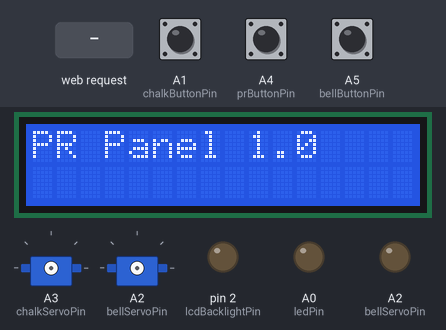
The sketch below on a simulated Arduino Uno, built with avr-gcc and run on an emulated ATmega328P. Shown: 16×2 character LCD, 2 × servo, output pins drawn as LEDs (lit = HIGH). The inputs (shaded band) are chosen by the test bench; at power-on: A1 (chalkButtonPin) LOW, A5 (bellButtonPin) LOW, A4 (prButtonPin) LOW. What the sketch prints to the serial monitor is not drawn.

Above: at 1.2 s.
1.3 s: A1 (chalkButtonPin) pulled HIGH for 0.15 s
At 1.9 s:
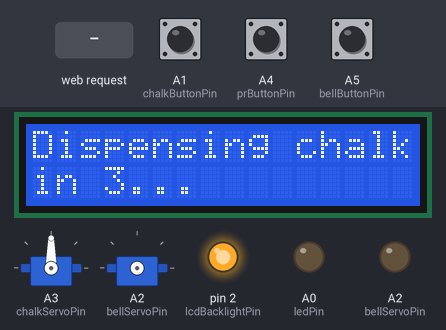
4.4 s: HTTP request GET /HELLO received
At 7.1 s:
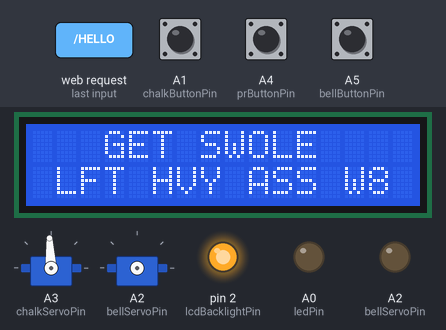
7.4 s: A5 (bellButtonPin) pulled HIGH for 3.2 s
At 10.6 s:
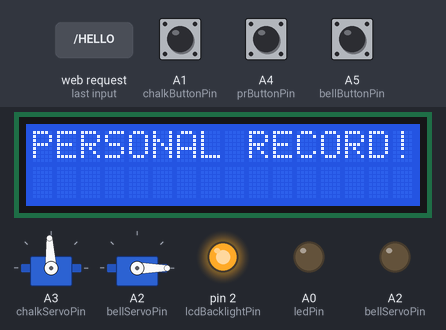
Timing chart, 0 to 21.7 s (numbered marks = the images above; inputs shaded):
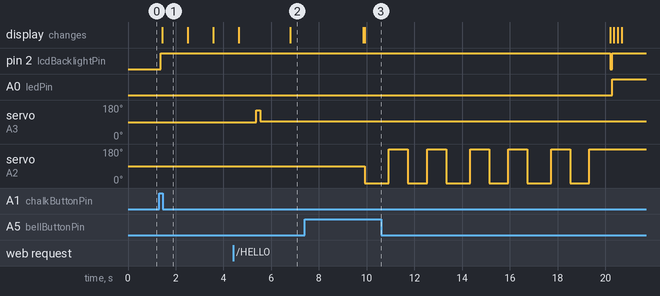

The sketch:

pr_panel.ino
```cpp
#include <Servo.h>
#include <LiquidCrystal.h>
#include <Ethernet.h>
#include <EthernetServer.h>
#include <SPI.h>
#include <String.h>

//
// Networking
//

byte mac[]     = { 0x90, 0xA2, 0xDA, 0x00, 0x73, 0xC1 };
byte ip[]      = { 192, 168, 3, 13 };
byte gateway[] = { 192, 168, 3, 1 };
byte subnet[]  = { 255, 255, 255, 240 };

// Strings & Constants
String lcd_default_str = "PR Panel 1.0";
String song;

//
// Pins
//
int lcdBacklightPin = 2;

int ledPin          = A0;
int chalkButtonPin  = A1;
int bellServoPin    = A2;
int chalkServoPin   = A3;
int prButtonPin     = A4;
int bellButtonPin   = A5;

//
// Servos
//
Servo chalkServo;
Servo bellServo;

//
// LCD
//

int RS = 7;
int EN = 8;
int D4 = 6;
int D5 = 5;
int D6 = 3;
int D7 = 9;

// Init Objects
EthernetServer server = EthernetServer(777);
LiquidCrystal lcd(RS, EN, D4, D5, D6, D7 );

void setup(){
  Serial.begin(9600);

  Ethernet.begin(mac, ip, gateway, subnet);
  server.begin();

  lcd_default();

  pinMode(lcdBacklightPin, OUTPUT);
  pinMode(ledPin, OUTPUT);
  pinMode(chalkButtonPin, INPUT);
  pinMode(bellButtonPin, INPUT);
  pinMode(bellServoPin, OUTPUT);
  pinMode(chalkServoPin, OUTPUT);
  pinMode(prButtonPin, INPUT);
}


void loop(){

  led_off();
  lcd_off();

//  Serial.print("[D] BELL BUTTON: ");
//  Serial.println( digitalRead( bellButtonPin ) );
//
//  Serial.print("[D] CHALK BUTTON: ");
//  Serial.println( digitalRead( chalkButtonPin ) );
//
//  Serial.print("[D] SONG BUTTON: ");
//  Serial.println( digitalRead( prButtonPin ) );
//
//
//  Serial.print("[A] BELL BUTTON: ");
//  Serial.println( analogRead( bellButtonPin ) );
//
//  Serial.print("[A] CHALK BUTTON: ");
//  Serial.println( analogRead( chalkButtonPin ) );
//
//  Serial.print("[A] SONG BUTTON: ");
//  Serial.println( analogRead( prButtonPin ) );
//

  // No client connected
  if( digitalRead( chalkButtonPin ) == HIGH ){
    warn("A");
    dispense_chalk();
  }

  if( digitalRead( bellButtonPin) == HIGH ){
    warn("B");
    ring_pr_bell();
  }

  if( digitalRead( prButtonPin ) == HIGH ){
    warn("C");
    no_client_play_track();
  }

  delay(100); // DEBOUNCE

  EthernetClient client = server.available();
  if (client) {

    while( client.connected() ){
      lcd_on();
      led_on();

      // If client data has been recieved
      if( client.available() ){
        String data = recv_data( client );

        if( data == "HELLO" ){
          lcd_print("Connected...");
          delay(1500);
          lcd_default();
        }
        else if( data == "POWER" ){
          lcd_print("PERSONAL RECORD!");
          delay(1500);
        }else if( data == "CHALK" ){
          dispense_chalk();
        }else if( data == "BELL" ){
          ring_pr_bell();
        }
        else{
          // anything else is assumed a song
          song = data;
          lcd_print(song);
        }
        Serial.println(data);
      }

      // Detect song button
      if( digitalRead(prButtonPin) == HIGH ){
        int now = millis();
        int held_for = 0;
        while( digitalRead(prButtonPin) == HIGH ){
          Serial.println("HELD...");
          delay(10);
          held_for += millis() - now;
          now = millis();
          if( held_for > 1000 ){
            break;
          }
        }

        Serial.println("RELEASED, HELD FOR: ");
        Serial.println( held_for );

        if( held_for > 1000 ){
          client.println("POWER");
        }
        else{
          client.println("PLAY");
        }
        delay(150);
      }


      // Client connected
      if( digitalRead( chalkButtonPin ) == HIGH ){
        dispense_chalk();
      }

      if( digitalRead( bellButtonPin) == HIGH ){
        ring_pr_bell();
      }

      delay(100); // DEBOUNCE
    }
  }
}


String recv_data(EthernetClient client){
  String data;
  char c = client.read();
  while( c != '\n' ){
    data += c;
    c = client.read();
  }
  return data;
}

void lcd_on(){
  digitalWrite(lcdBacklightPin, HIGH);      // LCD ON
}

void lcd_off(){
  digitalWrite(lcdBacklightPin, LOW);      // LCD OFF
}

void lcd_clear(){
  lcd_print("");
}

void dispense_chalk(){
  warn("dispense_chalk()");
  chalkServo.attach(chalkServoPin);
  lcd_on();

  lcd_print("Dispensing chalk|in 3...");
  delay(1000);
  lcd_print("Dispensing chalk|in 2...");
  delay(1000);
  lcd_print("Dispensing chalk|in 1...");
  delay(1000);
  lcd_print("Dispensing chalk|now!");
  delay(750);

  chalkServo.write(152);
  delay(150);
  chalkServo.write(93);
  delay(1200);

  lcd_print("   GET SWOLE   | LFT HVY ASS W8");
  delay(3000);
  lcd_default();
  lcd_off();
  chalkServo.detach();
}

void ring_pr_bell(){
  warn("ring_pr_bell");
  int x=0;
  bellServo.attach(bellServoPin);

  lcd_on();
  lcd_print("PERSONAL RECORD!");

  for( x=0; x<3; x++){
    bellServo.write(0);
    delay(1000);
    bellServo.write(180);
    delay(800);
    bellServo.write(0);
    delay(800);
    bellServo.write(180);
    delay(800);
  }

  lcd_default();
  lcd_off();

  bellServo.detach();
}

void no_client_play_track(){
  lcd_print("No client connected.");
  lcd_on();
  delay(1000);
  lcd_off();
  lcd_default();
}


void lcd_default(){
  lcd_print( lcd_default_str );
}

void lcd_print(String data){
  String line1;
  String line2;
  int index;

  index = data.indexOf('|');
  line1 = data.substring(0, index);
  line2 = data.substring(index+1);

  line1 = line1.substring(0,16);
  line2 = line2.substring(0,16);

  lcd.begin(16,2);

  lcd.setCursor(0,0);
  lcd.print(line1);
  if( index != -1 ){
    lcd.setCursor(0,1);
    lcd.print(line2);
  }
}

void led_off(){
  analogWrite(ledPin,0);
}

void led_on(){
  analogWrite(ledPin,128);
}

void warn(String str){
  Serial.println(str);
}
```

Measured:
- after the input at 1.3 s, pin 2 (lcdBacklightPin): LOW → HIGH after 0.07 s; the display: changes after 0.13 s (image 1)
- after the input at 7.4 s, servo on A2 (bellServoPin): 90° → 0° after 2.5 s, then repeats every 3.4 s: 180° 0.80 s, 0° 0.80 s, 180° 0.80 s, 0° 1.0 s; the display: first differs from a run without the input after 2.5 s (image 3)
